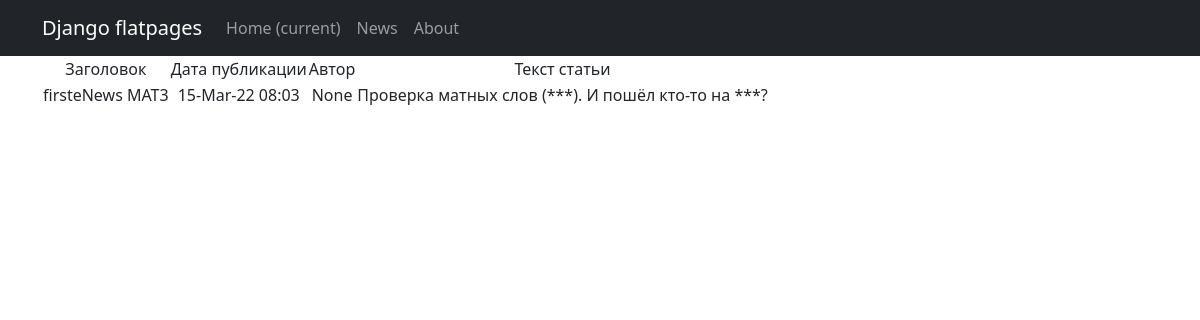
The page /news/1/ on the database its author committed.
### news/models.py (models this page shows, shortened)
class Post(models.Model):
    author_post = models.ForeignKey(Author, on_delete=models.CASCADE)
    authorname = author_post.name
    NEWS = 'NW'
    POST = 'PS'
    CATEGORY_CHOISE = (
        (NEWS, 'Новость'),
        (POST, 'Статья')
    )
    type = models.CharField(max_length=2, choices=CATEGORY_CHOISE, default=POST)
    date_create = models.DateTimeField(auto_now_add=True)
    category_post = models.ManyToManyField(Category, through='PostCategory')
    head_post = models.CharField(max_length=128)
    text_post = models.TextField()
    rating_post = models.IntegerField(default=0)

### news/views.py (the view)
# urls.py: path('news/<int:pk>/', PostDetailView.as_view(), name="post_detail"),
class PostDetailView(DetailView):
    template_name = "news_app/post_detail.html"
    queryset = Post.objects.all()

### news/templatetags/custom_filters.py (called while the page is built)
@register.filter(name='Censor')
def Censor(value, arg):
    if isinstance(value, str) and isinstance(arg, int):
        for w in value.split():
            w_rep = w.lower()
            if w_rep in spisok_mat:
                value = value.replace(w_rep, '*' * arg)
            else:
                for s in symbol:
                    w_rep = w_rep.replace(s, '')
                    if w_rep in spisok_mat:
                        value = value.replace(w_rep, '*' * arg)
        return value
    else:
        raise ValueError(f'Нельзя умножить ''*'' на {type(arg)}')

### templates/news_app/post_detail.html (shortened to what this page needs)
{% extends 'flatpages/default.html' %}
{% load custom_filters %}
{% block content %}
    <table>
        <thead>
            <tr>
                <td>
                    Заголовок
                </td>
                <td>
                    Дата публикации
                </td>
                <td>
                    Автор
                </td>
                <td>
                    Текст статьи
                </td>
            </tr>
        </thead>
        <tr>
            <td>
               {{ post.head_post|Censor:2 }}
            </td>
            <td>
                {{ post.date_create|date:'d-M-y h:m' }}
            </td>
            <td>
                {{ post.authorname }}
            </td>
            <td>
                {{ post.text_post|Censor:3|truncatechars:50 }}
            </td>
        </tr>
    </table>
{% endblock content %}

### rows shown on the page
Post: head_post|Censor "firsteNews МАТ3", date_create "15-Mar-22 08:03", authorname "None", text_post|Censor "Проверка матных слов (***). И пошёл кто-то на ***?"
